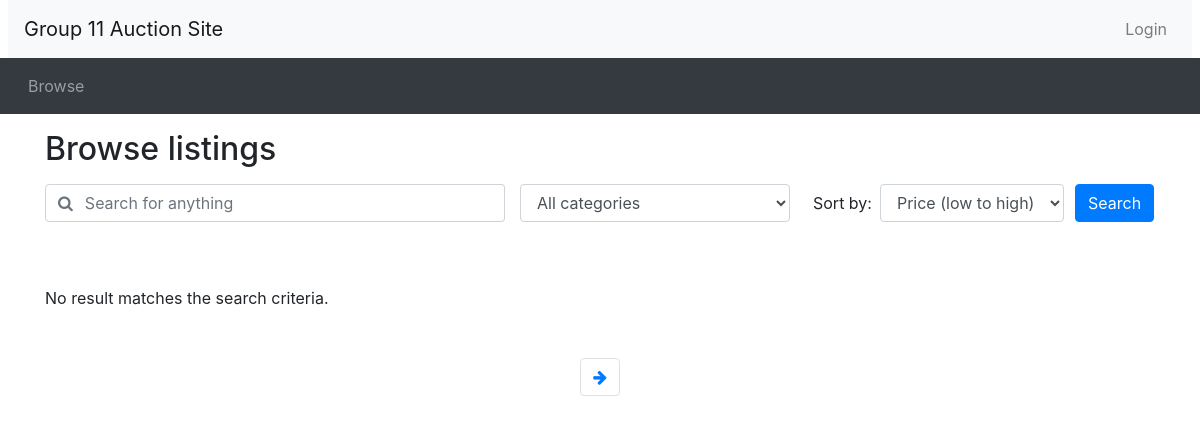
Before: /browse.php with the older database file.
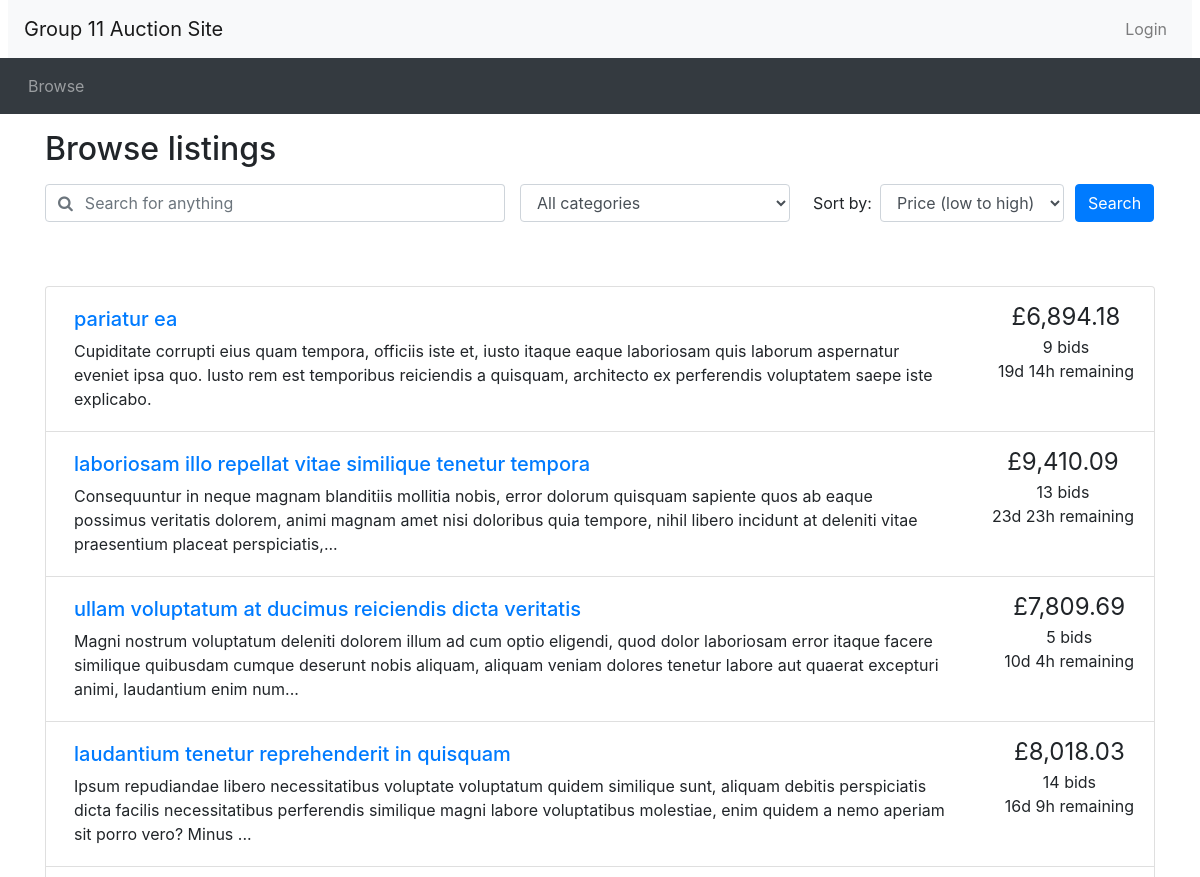
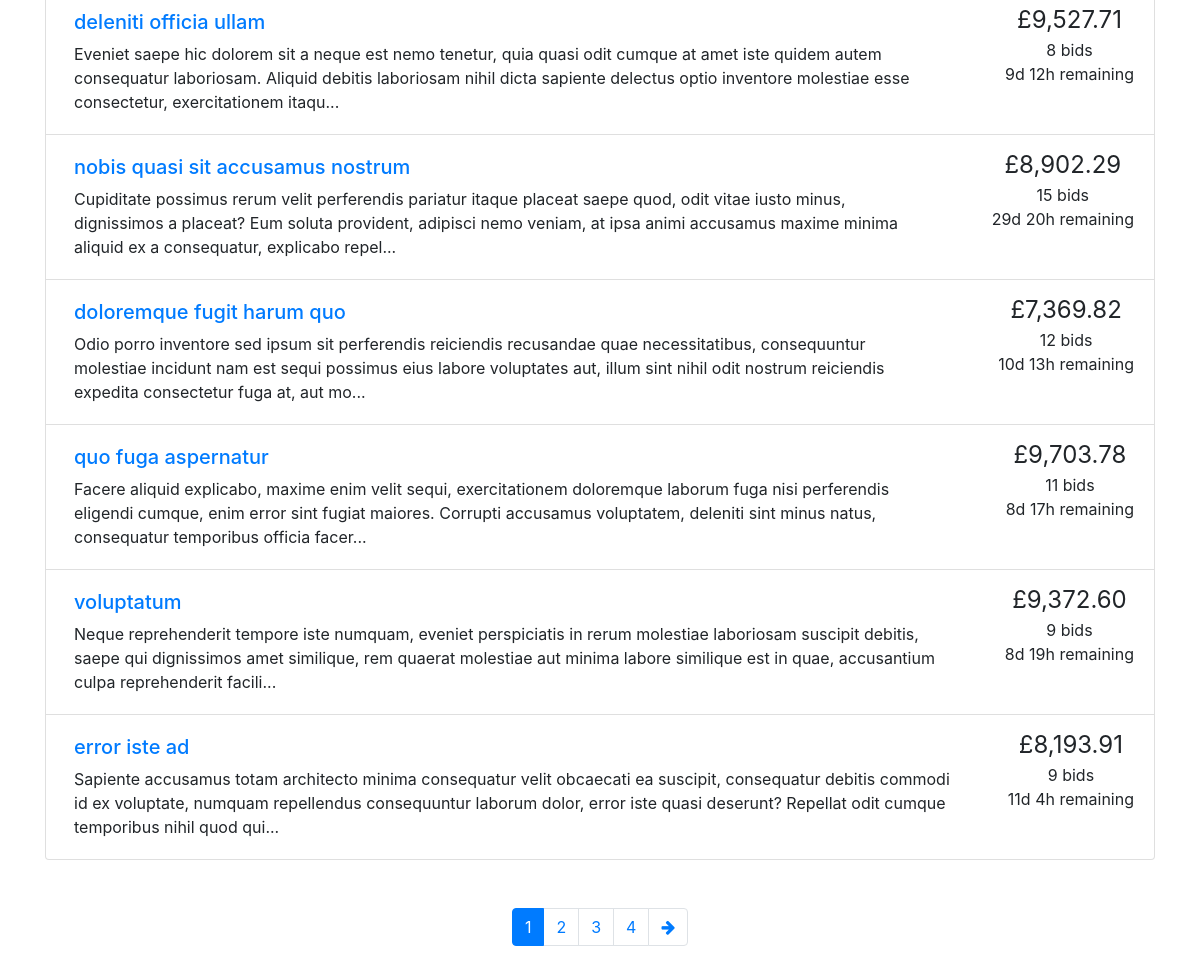
After: the same page with the newer database file (2 pictures, top to bottom).
### tables this page shows
CREATE TABLE Auctions (
    AuctionID INT AUTO_INCREMENT,
    UserName VARCHAR(50),
    ItemName TINYTEXT NOT NULL,
    ItemDescription LONGTEXT NOT NULL,
    Category VARCHAR(50),
    StartingPrice FLOAT(10, 2) NOT NULL,
    ReservePrice FLOAT(10, 2),
    EndingTime DATETIME NOT NULL,
    Outcome VARCHAR(10),
    PRIMARY KEY (AuctionID),
    CONSTRAINT FK_UserName_Bid FOREIGN KEY (Username) REFERENCES Users(Username),
    CONSTRAINT FK_Category_Bid FOREIGN KEY (Category) REFERENCES CategoryList(Category)
);

### browse.php (the view, shortened to what this page needs)
<?php include_once("header.php")?>
<?php require("utilities.php")?>
<?php require("database.php")?>
<div class="container">
<h2 class="my-3">Browse listings</h2>
<div id="searchSpecs">
<form method="get" action="browse.php">
  <div class="row">
    <div class="col-md-5 pr-0">
      <div class="form-group">
	    <div class="input-group">
          <div class="input-group-prepend">
            <span class="input-group-text bg-transparent pr-0 text-muted">
              <i class="fa fa-search"></i>
            </span>
          </div>
          <input type="text" class="form-control border-left-0" id="keyword" placeholder="Search for anything" name="keyword">
        </div>
      </div>
    </div>
    <div class="col-md-3 pr-0">
      <div class="form-group">
        <select class="form-control" id="cat" name="cat">
          <option selected value="a.Category">All categories</option>
        </select>
      </div>
    </div>
    <div class="col-md-3 pr-0">
      <div class="form-inline">
        <label class="mx-2" for="order_by">Sort by:</label>
        <select class="form-control" id="order_by" name="order_by">
          <option selected value="ORDER BY CurrentPrice ASC">Price (low to high)</option>
        </select>
      </div>
    </div>
    <div class="col-md-1 px-0">
      <button type="submit" class="btn btn-primary">Search</button>
    </div>
  </div>
</form>
</div>
</div>
<?php
  if (!isset($_GET['keyword'])) {
    $keyword = "%";
  }
  else {
    $keyword = $_GET['keyword'];
  }
  if (!isset($_GET['cat']) or $_GET['cat'] == "a.Category") {
    $category = "a.Category";
  }
  else {
    $category = "'".$_GET['cat']."'";
  }
  if (!isset($_GET['order_by'])) {
    $ordering = "";
  }
  else {
    $ordering = $_GET['order_by'];
  }
  if (!isset($_GET['page'])) {
    $curr_page = 1;
  }
  else {
    $curr_page = $_GET['page'];
  }
  $results_per_page = 10;
  $querryItemList = <<<QUERRYTEXT
  SELECT
    a.AuctionID,
    a.ItemName,
    a.ItemDescription,
    a.StartingPrice,
    a.EndingTime,
    COUNT(b.BidID) AS 'CountBids',
    MAX(b.BidPrice) AS 'bidPrice',
    IF(
      MAX(bidPrice) IS NULL,
      a.StartingPrice,
      MAX(bidPrice)
    ) AS 'CurrentPrice',
    a.StartingPrice
  FROM
    auctions a
    LEFT JOIN bids b ON a.AuctionID = b.AuctionID
  WHERE
    a.ItemName LIKE '%{$keyword}%'
    AND (a.EndingTime - CURRENT_TIMESTAMP) > 0
    AND a.Category = {$category}
  GROUP BY
    a.AuctionID,
    a.ItemName,
    a.ItemDescription,
    a.StartingPrice,
    a.EndingTime {$ordering}
  QUERRYTEXT;
  $limiter = " LIMIT ".strval(($curr_page-1)*$results_per_page).", ".strval($results_per_page);
  $querryWithLimitItemPerPage = $querryItemList.$limiter;
  $resultforCounting = mysqli_query($connectionView, $querryItemList);
  if ($resultforCounting)
    {
        $num_results = mysqli_num_rows($resultforCounting);
    }
  $max_page = ceil($num_results / $results_per_page);
?>
<div class="container mt-5">
<ul class="list-group">
<?php
  $search_query_result = mysqli_query($connectionView, $querryWithLimitItemPerPage);
  if ($search_query_result->num_rows > 0) {
    while ($row = mysqli_fetch_array($search_query_result)){
      $item_id = $row['AuctionID'];
      $title = $row['ItemName'];
      $description = $row['ItemDescription'];
      $current_price = $row['CurrentPrice'];
      $num_bids = $row['CountBids'];
      $end_date = new DateTime($row['EndingTime']);
      print_listing_li($item_id, $title, $description, $current_price, $num_bids, $end_date);
      }
  }
  else{
    echo 'No result matches the search criteria.';
  }
?>
</ul>
<nav aria-label="Search results pages" class="mt-5">
  <ul class="pagination justify-content-center">
<?php
  $querystring = "";
  $high_page_boost = max(3 - $curr_page, 0);
  $low_page_boost = max(2 - ($max_page - $curr_page), 0);
  $low_page = max(1, $curr_page - 2 - $low_page_boost);
  $high_page = min($max_page, $curr_page + 2 + $high_page_boost);
  for ($i = $low_page; $i <= $high_page; $i++) {
    if ($i == $curr_page) {
      echo('
    <li class="page-item active">');
    }
    else {
      echo('
    <li class="page-item">');
    }
    echo('
      <a class="page-link" href="browse.php?' . $querystring . 'page=' . $i . '">' . $i . '</a>
    </li>');
  }
  if ($curr_page != $max_page) {
    echo('
    <li class="page-item">
      <a class="page-link" href="browse.php?' . $querystring . 'page=' . ($curr_page + 1) . '" aria-label="Next">
        <span aria-hidden="true"><i class="fa fa-arrow-right"></i></span>
        <span class="sr-only">Next</span>
      </a>
    </li>');
  }
?>
  </ul>
</nav>
</div>
<?php include_once("footer.php")?>

### header.php (shortened to what this page needs)
<!doctype html>
<html lang="en">
<head>
  <link rel="stylesheet" href="css/bootstrap.min.css">
  <link rel="stylesheet" href="https://cdnjs.cloudflare.com/ajax/libs/font-awesome/4.7.0/css/font-awesome.min.css">
  <link rel="stylesheet" href="css/custom.css">
</head>
<body>
<nav class="navbar navbar-expand-lg navbar-light bg-light mx-2">
  <a class="navbar-brand" href="#">Group 11 Auction Site</a>
  <ul class="navbar-nav ml-auto">
    <li class="nav-item dropdown">
<?php
  if (isset($_SESSION['logged_in']) && $_SESSION['logged_in'] == true) {
    echo "<a class='nav-link dropdown-toggle' href='#' id='navbarDropdown' role='button' data-toggle='dropdown' aria-haspopup='true' aria-expanded='false'>User</a>".
    "<div class='dropdown-menu dropdown-menu-right' aria-labelledby='navbarDropdown'>".
    "<a class='dropdown-item' href='#'>User Name: ".$_SESSION['username']."</a>".
    "<a class='dropdown-item' href='#'>Email: ".$_SESSION['email']."</a>".
    "<a class='dropdown-item' href='#'>User Group: ".$_SESSION['account_type']."</a>".
    "<div class='dropdown-divider'></div>".
    "<a class='dropdown-item' href='logout.php'>Logout</a>";
  }
  else {
    echo '<button type="button" class="btn nav-link" data-toggle="modal" data-target="#loginModal">Login</button>';
  }
?>
    </li>
  </ul>
</nav>
<nav class="navbar navbar-expand-lg navbar-dark bg-dark">
  <ul class="navbar-nav align-middle">
	<li class="nav-item mx-1">
      <a class="nav-link" href="browse.php">Browse</a>
    </li>
  </ul>
</nav>

### footer.php (shortened to what this page needs)
</body>
</html>

### utilities.php
<?php
function display_time_remaining($interval) {
    if ($interval->days == 0 && $interval->h == 0) {
      $time_remaining = $interval->format('%im %Ss');
    }
    else if ($interval->days == 0) {
      $time_remaining = $interval->format('%hh %im');
    }
    else {
      $time_remaining = $interval->format('%ad %hh');
    }
  return $time_remaining;
}
function print_listing_li($item_id, $title, $desc, $price, $num_bids, $end_time)
{
  if (strlen($desc) > 250) {
    $desc_shortened = substr($desc, 0, 250) . '...';
  }
  else {
    $desc_shortened = $desc;
  }
  if ($num_bids == 1) {
    $bid = ' bid';
  }
  else {
    $bid = ' bids';
  }
  $now = new DateTime();
  if ($now > $end_time) {
    $time_remaining = 'This auction has ended';
  }
  else {
    $time_to_end = date_diff($now, $end_time);
    $time_remaining = display_time_remaining($time_to_end) . ' remaining';
  }
  echo('
    <li class="list-group-item d-flex justify-content-between">
    <div class="p-2 mr-5"><h5><a href="listing.php?item_id=' . $item_id . '">' . $title . '</a></h5>' . $desc_shortened . '</div>
    <div class="text-center text-nowrap"><span style="font-size: 1.5em">£' . number_format($price, 2) . '</span><br/>' . $num_bids . $bid . '<br/>' . $time_remaining . '</div>
  </li>'
  );
}
?>

Changed rows visible on the page:
added auctions: ItemName "pariatur ea", ItemDescription "Cupiditate corrupti eius quam tempora, officiis iste et, iusto itaque eaque laboriosam quis laborum aspernatur eveniet ipsa quo. Iusto rem est temporibus reiciendis a quisquam, architecto ex perferendis voluptatem saepe iste explicabo.", price "6,894.18", num_bids "9", bid "bids", time_remaining "19d 14h remaining"
added auctions: ItemName "laboriosam illo repellat vitae similique tenetur tempora", ItemDescription "Consequuntur in neque magnam blanditiis mollitia nobis, error dolorum quisquam sapiente quos ab eaque possimus veritatis dolorem, animi magnam amet nisi doloribus quia tempore, nihil libero incidunt at deleniti vitae praesentium placeat perspiciatis,...", price "9,410.09", num_bids "13", bid "bids", time_remaining "23d 23h remaining"
added auctions: ItemName "ullam voluptatum at ducimus reiciendis dicta veritatis", ItemDescription "Magni nostrum voluptatum deleniti dolorem illum ad cum optio eligendi, quod dolor laboriosam error itaque facere similique quibusdam cumque deserunt nobis aliquam, aliquam veniam dolores tenetur labore aut quaerat excepturi animi, laudantium enim num...", price "7,809.69", num_bids "5", bid "bids", time_remaining "10d 4h remaining"
added auctions: ItemName "laudantium tenetur reprehenderit in quisquam", ItemDescription "Ipsum repudiandae libero necessitatibus voluptate voluptatum quidem similique sunt, aliquam debitis perspiciatis dicta facilis necessitatibus perferendis similique magni labore voluptatibus molestiae, enim quidem a nemo aperiam sit porro vero? Minus ...", price "8,018.03", num_bids "14", bid "bids", time_remaining "16d 9h remaining"
added auctions: ItemName "deleniti officia ullam", ItemDescription "Eveniet saepe hic dolorem sit a neque est nemo tenetur, quia quasi odit cumque at amet iste quidem autem consequatur laboriosam. Aliquid debitis laboriosam nihil dicta sapiente delectus optio inventore molestiae esse consectetur, exercitationem itaqu...", price "9,527.71", num_bids "8", bid "bids", time_remaining "9d 12h remaining"
added auctions: ItemName "nobis quasi sit accusamus nostrum", ItemDescription "Cupiditate possimus rerum velit perferendis pariatur itaque placeat saepe quod, odit vitae iusto minus, dignissimos a placeat? Eum soluta provident, adipisci nemo veniam, at ipsa animi accusamus maxime minima aliquid ex a consequatur, explicabo repel...", price "8,902.29", num_bids "15", bid "bids", time_remaining "29d 20h remaining"
added auctions: ItemName "doloremque fugit harum quo", ItemDescription "Odio porro inventore sed ipsum sit perferendis reiciendis recusandae quae necessitatibus, consequuntur molestiae incidunt nam est sequi possimus eius labore voluptates aut, illum sint nihil odit nostrum reiciendis expedita consectetur fuga at, aut mo...", price "7,369.82", num_bids "12", bid "bids", time_remaining "10d 13h remaining"
added auctions: ItemName "quo fuga aspernatur", ItemDescription "Facere aliquid explicabo, maxime enim velit sequi, exercitationem doloremque laborum fuga nisi perferendis eligendi cumque, enim error sint fugiat maiores. Corrupti accusamus voluptatem, deleniti sint minus natus, consequatur temporibus officia facer...", price "9,703.78", num_bids "11", bid "bids", time_remaining "8d 17h remaining"
added auctions: ItemName "voluptatum", ItemDescription "Neque reprehenderit tempore iste numquam, eveniet perspiciatis in rerum molestiae laboriosam suscipit debitis, saepe qui dignissimos amet similique, rem quaerat molestiae aut minima labore similique est in quae, accusantium culpa reprehenderit facili...", price "9,372.60", num_bids "9", bid "bids", time_remaining "8d 19h remaining"
added auctions: ItemName "error iste ad", ItemDescription "Sapiente accusamus totam architecto minima consequatur velit obcaecati ea suscipit, consequatur debitis commodi id ex voluptate, numquam repellendus consequuntur laborum dolor, error iste quasi deserunt? Repellat odit cumque temporibus nihil quod qui...", price "8,193.91", num_bids "9", bid "bids", time_remaining "11d 4h remaining"
Other visible differences:
new list line: "1"
new list line: "2"
new list line: "3"
new list line: "4"
text no longer shown: "No result matches the search criteria."
